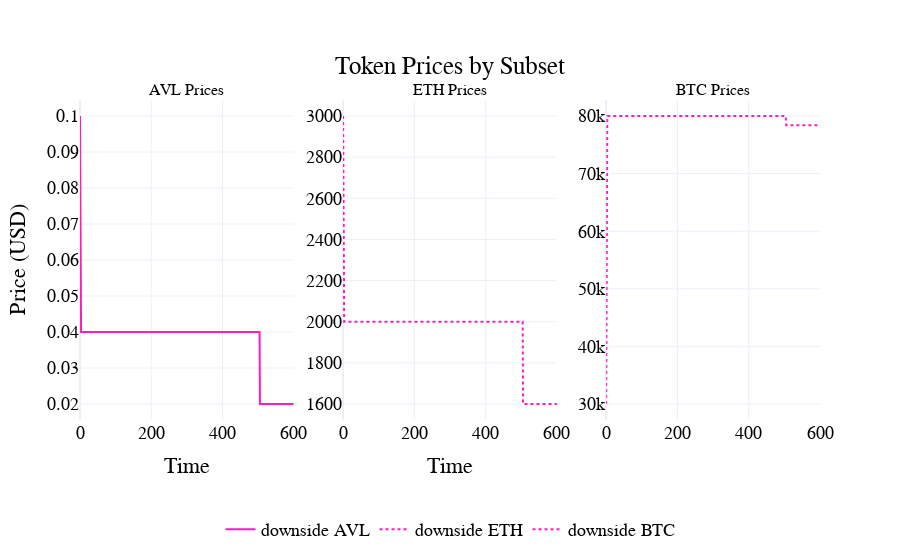

The code cell stored with this chart in its notebook:
### Markdown cell above
# Visualizations

### Code cell
visualizations.plot_token_price_per_subset(
    df,
    scenario_names={
        0: "downside",
    }
)

### Figure 1 — Plotly figure (JSON) as saved in the notebook; plotly's stock layout.template omitted (floating-point values rounded to 4 significant figures; data arrays with more than 128 entries replaced by an {"elided": "..."} marker saying what was removed)
{"data": [{"line": {"color": "#FC1CBF", "dash": "solid"}, "mode": "lines", "name": "downside AVL", "type": "scatter", "x": {"elided": "4801 int values"}, "xaxis": "x", "y": {"elided": "4801 float values"}, "yaxis": "y"}, {"line": {"color": "#FC1CBF", "dash": "dot"}, "mode": "lines", "name": "downside ETH", "type": "scatter", "x": {"elided": "4801 int values"}, "xaxis": "x2", "y": {"elided": "4801 int values"}, "yaxis": "y2"}, {"line": {"color": "#FC1CBF", "dash": "dot"}, "mode": "lines", "name": "downside BTC", "type": "scatter", "x": {"elided": "4801 int values"}, "xaxis": "x3", "y": {"elided": "4801 int values"}, "yaxis": "y3"}], "layout": {"annotations": [{"font": {"size": 16}, "showarrow": false, "text": "AVL Prices", "x": 0.1444, "xanchor": "center", "xref": "paper", "y": 1, "yanchor": "bottom", "yref": "paper"}, {"font": {"size": 16}, "showarrow": false, "text": "ETH Prices", "x": 0.5, "xanchor": "center", "xref": "paper", "y": 1, "yanchor": "bottom", "yref": "paper"}, {"font": {"size": 16}, "showarrow": false, "text": "BTC Prices", "x": 0.8556, "xanchor": "center", "xref": "paper", "y": 1, "yanchor": "bottom", "yref": "paper"}], "font": {"color": "black", "family": "Arial", "size": 18}, "hovermode": "x unified", "legend": {"font": {"color": "black", "size": 18}, "orientation": "h", "x": 0.5, "xanchor": "center", "y": -0.4, "yanchor": "bottom"}, "paper_bgcolor": "rgba(255, 255, 255, 1)", "plot_bgcolor": "rgba(255, 255, 255, 1)", "title": {"text": "Token Prices by Subset", "x": 0.5, "xanchor": "center", "y": 0.9, "yanchor": "top"}, "xaxis": {"anchor": "y", "domain": [0, 0.2889], "title": {"text": "Time"}}, "xaxis2": {"anchor": "y2", "domain": [0.3556, 0.6444], "title": {"text": "Time"}}, "xaxis3": {"anchor": "y3", "domain": [0.7111, 1]}, "yaxis": {"anchor": "x", "domain": [0, 1], "title": {"text": "Price (USD)"}}, "yaxis2": {"anchor": "x2", "domain": [0, 1]}, "yaxis3": {"anchor": "x3", "domain": [0, 1]}}}
